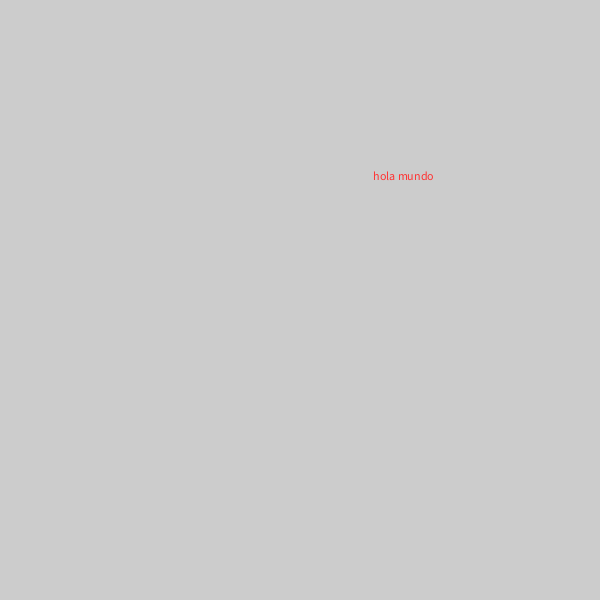
Frame 1 (no input)
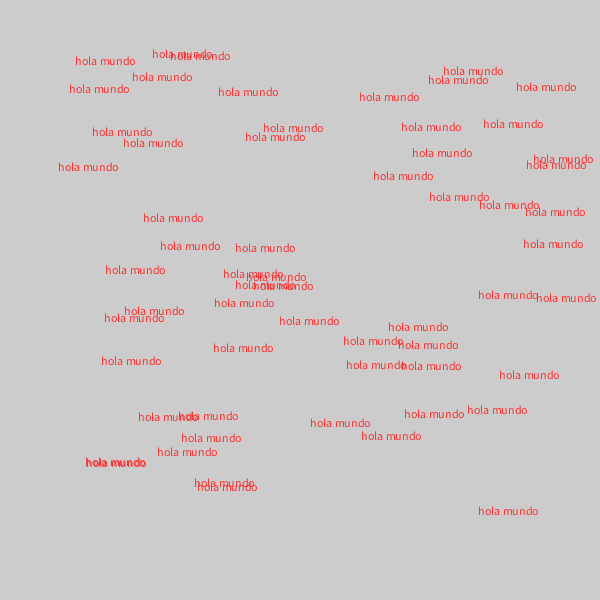
Frame 60 (the mouse pressed at the canvas centre just before this capture)
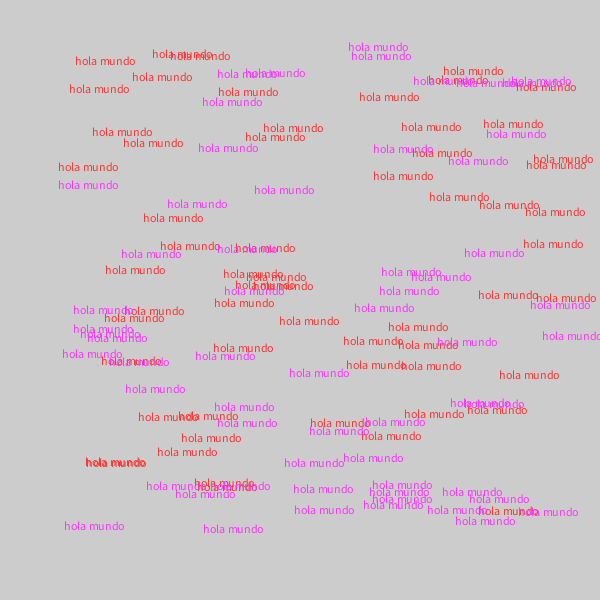
Frame 120 (the mouse held since frame 60 and released just before this capture)

The Processing sketch that drew these frames (run headless with seeded random() and noise(); from frame 60 on, the mouse is pressed at the canvas centre):

// Processing sketch: Martinez_Josue_1_holaMundo
// ── Martinez_Josue_1_holaMundo.pde
void setup() {
  size(600, 600);
  colorMode(HSB, 360, 100, 100);
}

void draw() {
  fill(mouseX%360, 80, 100);
  
  text("hola mundo", random(50,width-50), random(50,height-50));
}
